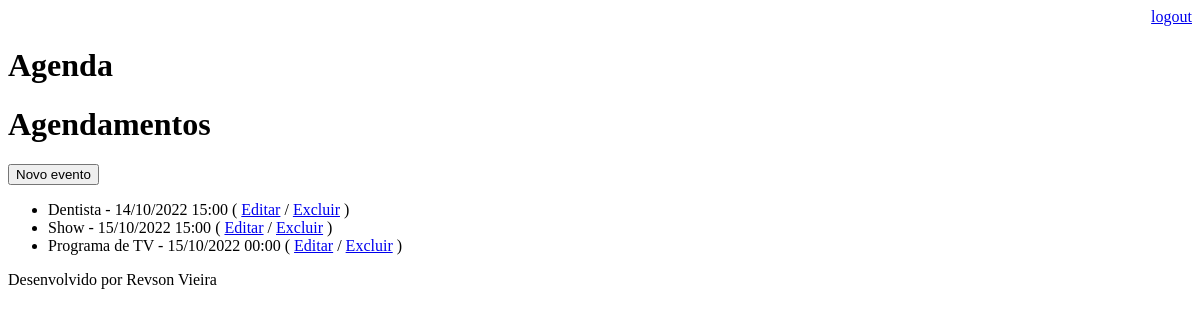
The page /agenda/ (signed in) on the database as committed earlier.
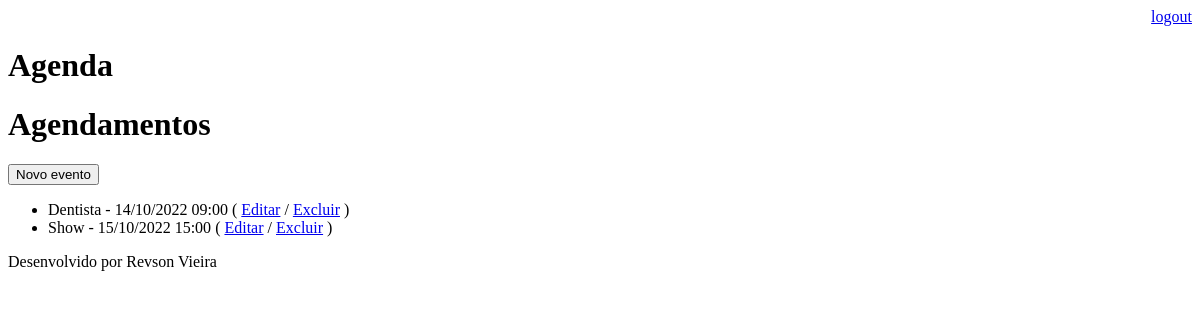
The same page on the database as committed later.
### core/models.py (models this page shows, shortened)
class Evento(models.Model):
    titulo = models.CharField(max_length=100)
    descricao = models.TextField(blank=True, null=True)
    data_evento = models.DateTimeField(verbose_name='Data do evento')
    data_criacao = models.DateTimeField(auto_now=True, verbose_name='Data da criação')
    usuario = models.ForeignKey(User, on_delete=models.CASCADE, verbose_name='Usuário')
    class Meta():
        db_table = 'evento'
    def get_data_evento(self):
        return self.data_evento.strftime('%d/%m/%Y %H:%M')

### core/views.py (the view)
# urls.py: path("agenda/", views.lista_ventos),
@login_required(login_url='/login/')
def lista_ventos(request):
    usuario = request.user
    evento = Evento.objects.filter(usuario=usuario)
    dados = {'eventos': evento}
    return render(request, 'agenda.html', dados)

### templates/agenda.html
{% extends "model-page.html" %}
{% block content %}
    <h1>Agendamentos</h1>
    <a href="evento/">
        <button type="button">Novo evento</button>
    </a>
    <ul>
        {% for evento in eventos %}
            <li>
                {{ evento.titulo }} - {{ evento.get_data_evento }}
                ( <a href="evento/?id={{ evento.id }}">Editar</a>
                / <a href="evento/delete/{{ evento.id }}">Excluir</a> )
            </li>
        {% endfor %}
    </ul>
{% endblock %}

Rows that differ between the two databases and show on the page:
removed Evento: titulo "Programa de TV", get_data_evento "15/10/2022 00:00"
changed Evento "Dentista": get_data_evento "14/10/2022 15:00" → "14/10/2022 09:00"
